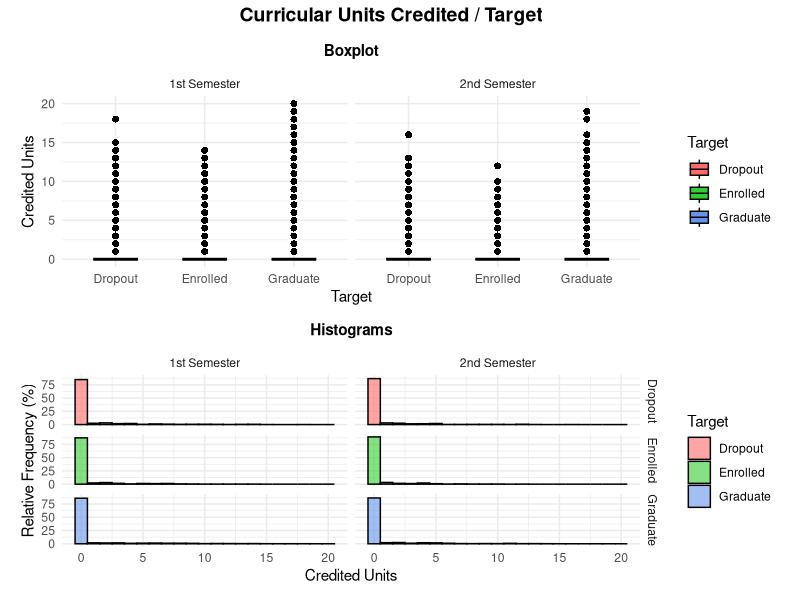
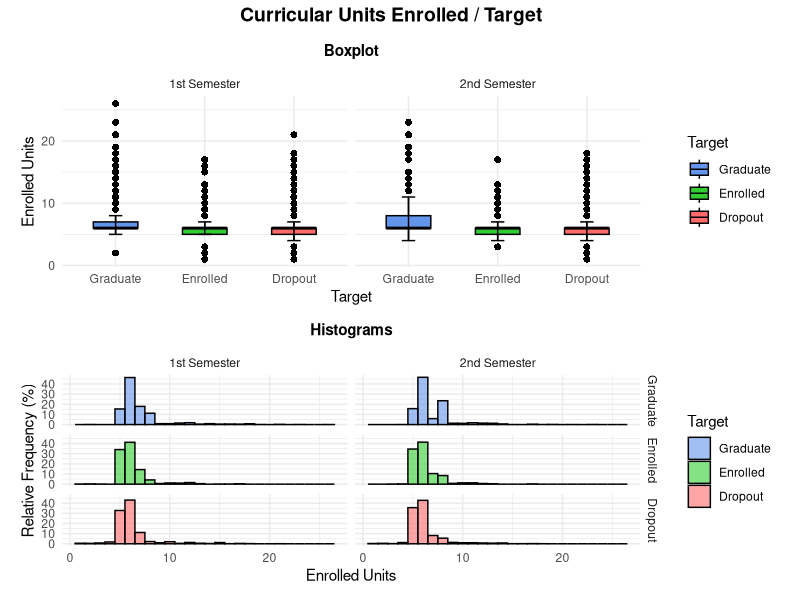
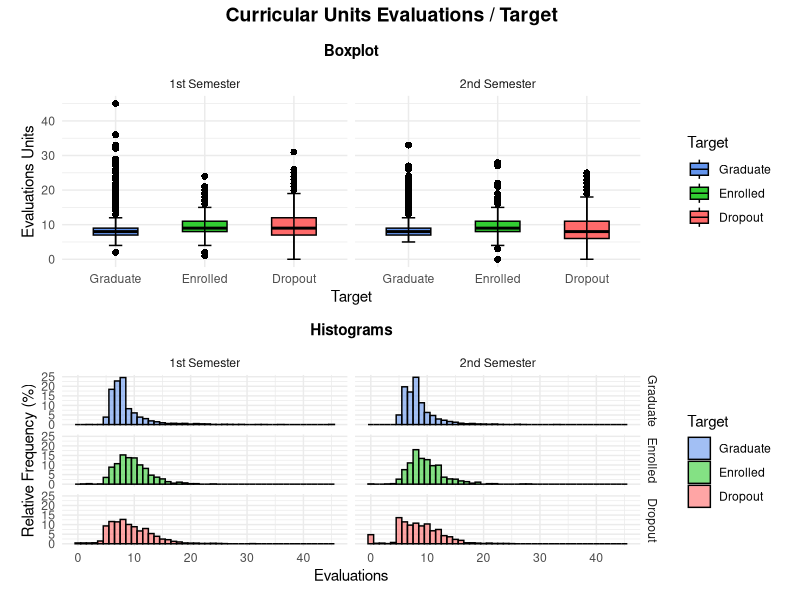
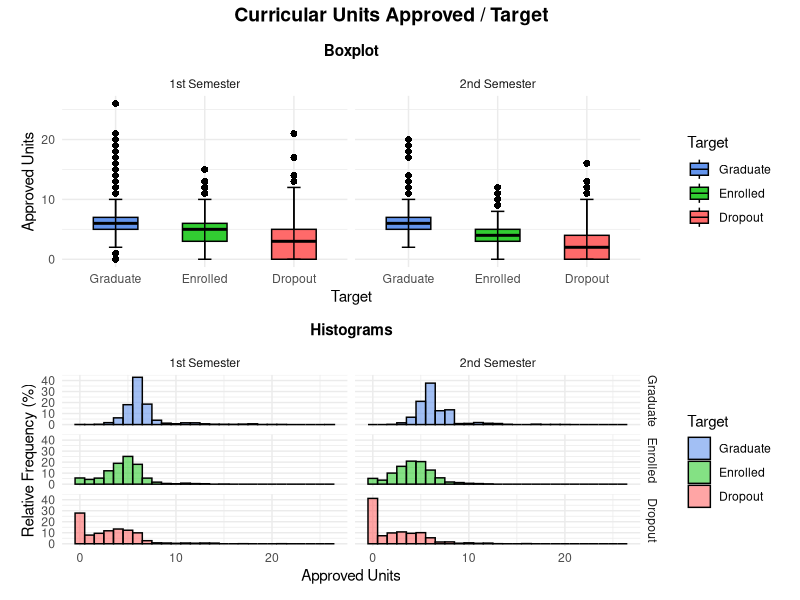
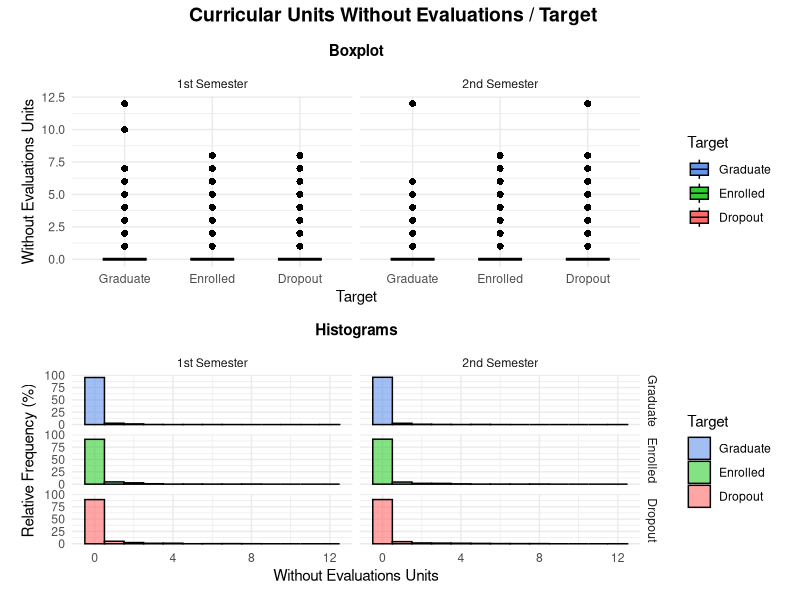
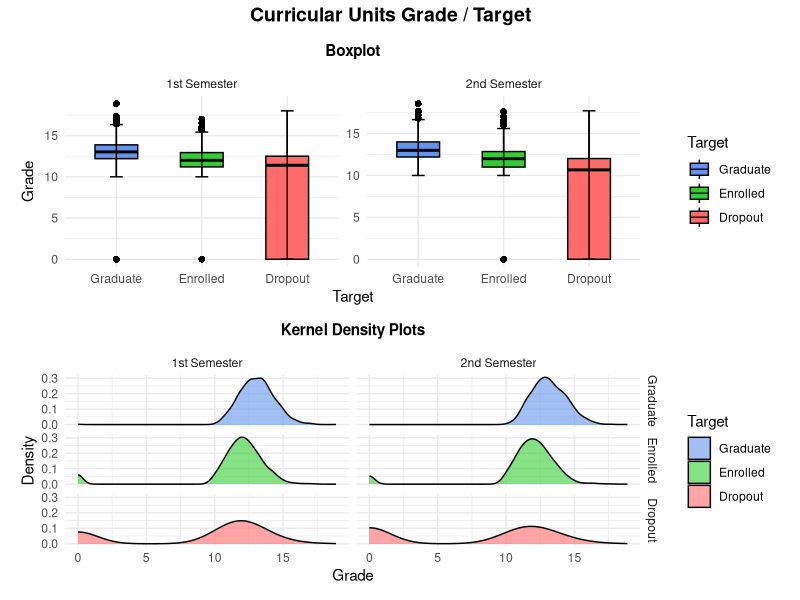
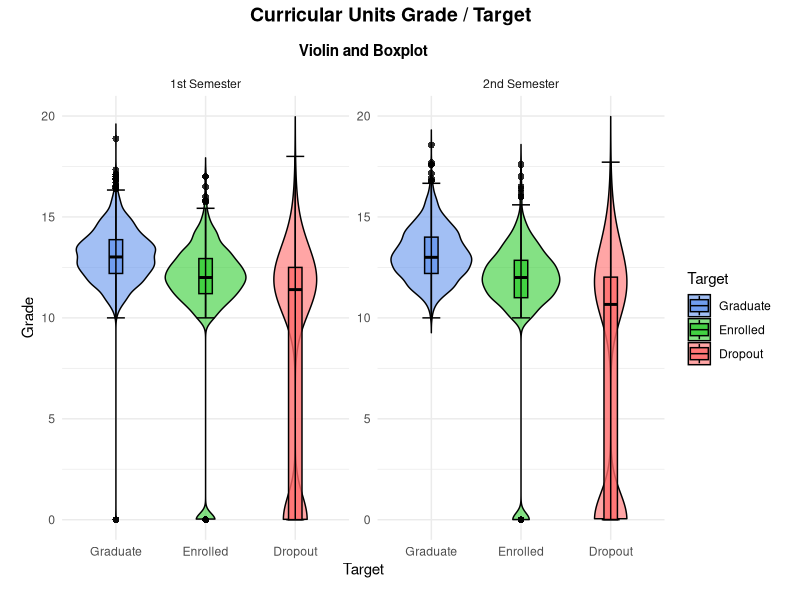

The R source for these figures, in order:
## ---- chunk 1
# Caricamento Dataset
library(here)
library(dplyr)
data <- read.csv(here("dataset/dataMod.csv"), sep = ",", header = TRUE, check.names = FALSE)

# Studenti con valori mancanti (RIMOSSI)
print(data %>%
  filter(`Curricular_units_1st_sem_(enrolled)` == 0 | `Curricular_units_2nd_sem_(enrolled)` == 0))

data <- data %>%
  filter(`Curricular_units_1st_sem_(enrolled)` != 0 & `Curricular_units_2nd_sem_(enrolled)` != 0)

# Studenti che hanno dati solo per la feature enrolled ma non hanno mai fatto esami (RIMOSSI)
print(data %>%
  filter(`Curricular_units_1st_sem_(evaluations)` == 0 & `Curricular_units_2nd_sem_(evaluations)` == 0))

data <- data %>%
  filter(`Curricular_units_1st_sem_(evaluations)` != 0 | `Curricular_units_2nd_sem_(evaluations)` != 0)

print(data %>%
  filter(`Curricular_units_1st_sem_(approved)` == 0 & `Curricular_units_2nd_sem_(approved)` == 0))
## ---- chunk 2


# CURRICULAR UNITS 1ST & 2ND SEM (CREDITED)
# Librerie
library(ggplot2)
library(dplyr)
library(tidyr)
library(patchwork)



# Riorganizzazione dei dati in formato long
data_long <- data %>% 
  pivot_longer(cols = c(`Curricular_units_1st_sem_(credited)`, `Curricular_units_2nd_sem_(credited)`),
               names_to = "Semester", values_to = "Credited_Units") %>%
  mutate(Semester = recode(Semester, 
                           "Curricular_units_1st_sem_(credited)" = "1st Semester", 
                           "Curricular_units_2nd_sem_(credited)" = "2nd Semester"))

# Creazione del boxplot con entrambi i semestri
box_plot <- ggplot(data_long, aes(x = Target, y = Credited_Units, fill = Target)) +
  geom_boxplot(outlier.shape = 16, outlier.size = 2, notch = FALSE, width = 0.5, color = "black") +
  stat_boxplot(geom = "errorbar", width = 0.15, color = "black") +
  facet_wrap(~Semester) +
  scale_fill_manual(values = c("Graduate" = "#6495ED", "Enrolled" = "#32CD32", "Dropout" = "#FF6A6A")) +  
  labs(subtitle = "Boxplot", 
       x = "Target", 
       y = "Credited Units", 
       fill = "Target") +
  theme_minimal() +
  theme(plot.subtitle = element_text(hjust = 0.5, face = "bold", vjust = 2),
        plot.margin = margin(10, 10, 10, 10))

# Correzione della frequenza relativa degli istogrammi
hist_plot <- ggplot(data_long, aes(x = Credited_Units, fill = Target)) +
  geom_histogram(aes(y = (..count..) / tapply(..count.., ..PANEL.., sum)[..PANEL..] * 100),
                 binwidth = 1, color = "black", position = "identity", alpha = 0.6) +
  facet_grid(Target ~ Semester) +
  scale_fill_manual(values = c("Graduate" = "#6495ED", "Enrolled" = "#32CD32", "Dropout" = "#FF6A6A")) +  
  labs(subtitle = "Histograms", x = "Credited Units", y = "Relative Frequency (%)") +
  theme_minimal() +
  theme(plot.subtitle = element_text(hjust = 0.5, face = "bold", vjust = 2))

# Combinazione dei grafici in un'unica figura con due sezioni
combined_plot <- (box_plot / hist_plot) +
  plot_annotation(title = "Curricular Units Credited / Target") &
  theme(plot.title = element_text(hjust = 0.48, face = "bold", size = 14))

# Salvataggio del grafico in PDF
ggsave("Grafici/Combined_Boxplot_Histograms_Curricular_Units_1st_2nd_Sem_Credited.pdf", plot = combined_plot, width = 16, height = 12)

## ---- chunk 3
# CURRICULAR UNITS 1ST & 2ND SEM (ENROLLED)
# Librerie
library(ggplot2)
library(dplyr)
library(tidyr)
library(patchwork)

# Conversione della variabile numerica in un formato adatto per il boxplot
data$Target <- factor(data$Target, 
                      levels = c("Graduate", "Enrolled", "Dropout"), 
                      labels = c("Graduate", "Enrolled", "Dropout"))

# Riorganizzazione dei dati in formato long
data_long <- data %>% 
  pivot_longer(cols = c(`Curricular_units_1st_sem_(enrolled)`, `Curricular_units_2nd_sem_(enrolled)`),
               names_to = "Semester", values_to = "Enrolled_Units") %>%
  mutate(Semester = recode(Semester, 
                           "Curricular_units_1st_sem_(enrolled)" = "1st Semester", 
                           "Curricular_units_2nd_sem_(enrolled)" = "2nd Semester"))

# Creazione del boxplot con entrambi i semestri
box_plot <- ggplot(data_long, aes(x = Target, y = Enrolled_Units, fill = Target)) +
  geom_boxplot(outlier.shape = 16, outlier.size = 2, notch = FALSE, width = 0.5, color = "black") +
  stat_boxplot(geom = "errorbar", width = 0.15, color = "black") +
  facet_wrap(~Semester) +
  scale_fill_manual(values = c("Graduate" = "#6495ED", "Enrolled" = "#32CD32", "Dropout" = "#FF6A6A")) +  
  labs(subtitle = "Boxplot", 
       x = "Target", 
       y = "Enrolled Units", 
       fill = "Target") +
  theme_minimal() +
  theme(plot.subtitle = element_text(hjust = 0.5, face = "bold", vjust = 2),
        plot.margin = margin(10, 10, 10, 10))

# Correzione della frequenza relativa degli istogrammi
hist_plot <- ggplot(data_long, aes(x = Enrolled_Units, fill = Target)) +
  geom_histogram(aes(y = (..count..) / tapply(..count.., ..PANEL.., sum)[..PANEL..] * 100),
                 binwidth = 1, color = "black", position = "identity", alpha = 0.6) +
  facet_grid(Target ~ Semester) +
  scale_fill_manual(values = c("Graduate" = "#6495ED", "Enrolled" = "#32CD32", "Dropout" = "#FF6A6A")) +  
  labs(subtitle = "Histograms", x = "Enrolled Units", y = "Relative Frequency (%)") +
  theme_minimal() +
  theme(plot.subtitle = element_text(hjust = 0.5, face = "bold", vjust = 2))

# Combinazione dei grafici in un'unica figura con due sezioni
combined_plot <- (box_plot / hist_plot) +
  plot_annotation(title = "Curricular Units Enrolled / Target") &
  theme(plot.title = element_text(hjust = 0.48, face = "bold", size = 14))

# Salvataggio del grafico in PDF
ggsave("Grafici/Combined_Boxplot_Histograms_Curricular_Units_1st_2nd_Sem_Enrolled.pdf", plot = combined_plot, width = 16, height = 12)

## ---- chunk 4
# CURRICULAR UNITS 1ST & 2ND SEM (EVALUATIONS)
# Librerie
library(ggplot2)
library(dplyr)
library(tidyr)
library(patchwork)

# Conversione della variabile numerica in un formato adatto per il boxplot
data$Target <- factor(data$Target, 
                      levels = c("Graduate", "Enrolled", "Dropout"), 
                      labels = c("Graduate", "Enrolled", "Dropout"))

# Riorganizzazione dei dati in formato long
data_long <- data %>% 
  pivot_longer(cols = c(`Curricular_units_1st_sem_(evaluations)`, `Curricular_units_2nd_sem_(evaluations)`),
               names_to = "Semester", values_to = "Evaluations_Units") %>%
  mutate(Semester = recode(Semester, 
                           "Curricular_units_1st_sem_(evaluations)" = "1st Semester", 
                           "Curricular_units_2nd_sem_(evaluations)" = "2nd Semester"))

# Creazione del boxplot con entrambi i semestri
box_plot <- ggplot(data_long, aes(x = Target, y = Evaluations_Units, fill = Target)) +
  geom_boxplot(outlier.shape = 16, outlier.size = 2, notch = FALSE, width = 0.5, color = "black") +
  stat_boxplot(geom = "errorbar", width = 0.15, color = "black") +
  facet_wrap(~Semester) +
  scale_fill_manual(values = c("Graduate" = "#6495ED", "Enrolled" = "#32CD32", "Dropout" = "#FF6A6A")) +  
  labs(subtitle = "Boxplot", 
       x = "Target", 
       y = "Evaluations Units", 
       fill = "Target") +
  theme_minimal() +
  theme(plot.subtitle = element_text(hjust = 0.5, face = "bold", vjust = 2),
        plot.margin = margin(10, 10, 10, 10))

# Correzione della frequenza relativa degli istogrammi
hist_plot <- ggplot(data_long, aes(x = Evaluations_Units, fill = Target)) +
  geom_histogram(aes(y = (..count..) / tapply(..count.., ..PANEL.., sum)[..PANEL..] * 100),
                 binwidth = 1, color = "black", position = "identity", alpha = 0.6) +
  facet_grid(Target ~ Semester) +
  scale_fill_manual(values = c("Graduate" = "#6495ED", "Enrolled" = "#32CD32", "Dropout" = "#FF6A6A")) +  
  labs(subtitle = "Histograms", x = "Evaluations", y = "Relative Frequency (%)") +
  theme_minimal() +
  theme(plot.subtitle = element_text(hjust = 0.5, face = "bold", vjust = 2))

# Combinazione dei grafici in un'unica figura con due sezioni
combined_plot <- (box_plot / hist_plot) +
  plot_annotation(title = "Curricular Units Evaluations / Target") &
  theme(plot.title = element_text(hjust = 0.48, face = "bold", size = 14))

# Salvataggio del grafico in PDF
ggsave("Grafici/Combined_Boxplot_Histograms_Curricular_Units_1st_2nd_Sem_Evaluations.pdf", plot = combined_plot, width = 16, height = 12)

## ---- chunk 5

# CURRICULAR UNITS 1ST & 2ND SEM (APPROVED)
# Librerie
library(ggplot2)
library(dplyr)
library(tidyr)
library(patchwork)

# Conversione della variabile numerica in un formato adatto per il boxplot
data$Target <- factor(data$Target, 
                      levels = c("Graduate", "Enrolled", "Dropout"), 
                      labels = c("Graduate", "Enrolled", "Dropout"))

# Riorganizzazione dei dati in formato long
data_long <- data %>% 
  pivot_longer(cols = c(`Curricular_units_1st_sem_(approved)`, `Curricular_units_2nd_sem_(approved)`),
               names_to = "Semester", values_to = "Approved_Units") %>%
  mutate(Semester = recode(Semester, 
                           "Curricular_units_1st_sem_(approved)" = "1st Semester", 
                           "Curricular_units_2nd_sem_(approved)" = "2nd Semester"))

# Creazione del boxplot con entrambi i semestri
box_plot <- ggplot(data_long, aes(x = Target, y = Approved_Units, fill = Target)) +
  geom_boxplot(outlier.shape = 16, outlier.size = 2, notch = FALSE, width = 0.5, color = "black") +
  stat_boxplot(geom = "errorbar", width = 0.15, color = "black") +
  facet_wrap(~Semester) +
  scale_fill_manual(values = c("Graduate" = "#6495ED", "Enrolled" = "#32CD32", "Dropout" = "#FF6A6A")) +  
  labs(subtitle = "Boxplot", 
       x = "Target", 
       y = "Approved Units", 
       fill = "Target") +
  theme_minimal() +
  theme(plot.subtitle = element_text(hjust = 0.5, face = "bold", vjust = 2),
        plot.margin = margin(10, 10, 10, 10))

# Correzione della frequenza relativa degli istogrammi
hist_plot <- ggplot(data_long, aes(x = Approved_Units, fill = Target)) +
  geom_histogram(aes(y = (..count..) / tapply(..count.., ..PANEL.., sum)[..PANEL..] * 100),
                 binwidth = 1, color = "black", position = "identity", alpha = 0.6) +
  facet_grid(Target ~ Semester) +
  scale_fill_manual(values = c("Graduate" = "#6495ED", "Enrolled" = "#32CD32", "Dropout" = "#FF6A6A")) +  
  labs(subtitle = "Histograms", x = "Approved Units", y = "Relative Frequency (%)") +
  theme_minimal() +
  theme(plot.subtitle = element_text(hjust = 0.5, face = "bold", vjust = 2))

# Combinazione dei grafici in un'unica figura con due sezioni
combined_plot <- (box_plot / hist_plot) +
  plot_annotation(title = "Curricular Units Approved / Target") &
  theme(plot.title = element_text(hjust = 0.48, face = "bold", size = 14))

# Salvataggio del grafico in PDF
ggsave("Grafici/Combined_Boxplot_Histograms_Curricular_Units_1st_2nd_Sem_Approved.pdf", plot = combined_plot, width = 16, height = 12)
## ---- chunk 6
# CURRICULAR UNITS 1ST & 2ND SEM (WITHOUT EVALUATIONS)
# Librerie
library(ggplot2)
library(dplyr)
library(tidyr)
library(patchwork)

# Conversione della variabile numerica in un formato adatto per il boxplot
data$Target <- factor(data$Target, 
                      levels = c("Graduate", "Enrolled", "Dropout"), 
                      labels = c("Graduate", "Enrolled", "Dropout"))

# Riorganizzazione dei dati in formato long
data_long <- data %>% 
  pivot_longer(cols = c(`Curricular_units_1st_sem_(without_evaluations)`, `Curricular_units_2nd_sem_(without_evaluations)`),
               names_to = "Semester", values_to = "Without_Evaluations_Units") %>%
  mutate(Semester = recode(Semester, 
                           "Curricular_units_1st_sem_(without_evaluations)" = "1st Semester", 
                           "Curricular_units_2nd_sem_(without_evaluations)" = "2nd Semester"))

# Creazione del boxplot con entrambi i semestri
box_plot <- ggplot(data_long, aes(x = Target, y = Without_Evaluations_Units, fill = Target)) +
  geom_boxplot(outlier.shape = 16, outlier.size = 2, notch = FALSE, width = 0.5, color = "black") +
  stat_boxplot(geom = "errorbar", width = 0.15, color = "black") +
  facet_wrap(~Semester) +
  scale_fill_manual(values = c("Graduate" = "#6495ED", "Enrolled" = "#32CD32", "Dropout" = "#FF6A6A")) +  
  labs(subtitle = "Boxplot", 
       x = "Target", 
       y = "Without Evaluations Units", 
       fill = "Target") +
  theme_minimal() +
  theme(plot.subtitle = element_text(hjust = 0.5, face = "bold", vjust = 2),
        plot.margin = margin(10, 10, 10, 10))

# Correzione della frequenza relativa degli istogrammi
hist_plot <- ggplot(data_long, aes(x = Without_Evaluations_Units, fill = Target)) +
  geom_histogram(aes(y = (..count..) / tapply(..count.., ..PANEL.., sum)[..PANEL..] * 100),
                 binwidth = 1, color = "black", position = "identity", alpha = 0.6) +
  facet_grid(Target ~ Semester) +
  scale_fill_manual(values = c("Graduate" = "#6495ED", "Enrolled" = "#32CD32", "Dropout" = "#FF6A6A")) +  
  labs(subtitle = "Histograms", x = "Without Evaluations Units", y = "Relative Frequency (%)") +
  theme_minimal() +
  theme(plot.subtitle = element_text(hjust = 0.5, face = "bold", vjust = 2))

# Combinazione dei grafici in un'unica figura con due sezioni
combined_plot <- (box_plot / hist_plot) +
  plot_annotation(title = "Curricular Units Without Evaluations / Target") &
  theme(plot.title = element_text(hjust = 0.48, face = "bold", size = 14))

# Salvataggio del grafico in PDF
ggsave("Grafici/Combined_Boxplot_Histograms_Curricular_Units_1st_2nd_Sem_Without_Evaluations.pdf", plot = combined_plot, width = 16, height = 12)

## ---- chunk 7

# CURRICULAR UNITS 1ST & 2ND SEM (GRADE)
# Librerie
library(ggplot2)
library(dplyr)
library(tidyr)
library(patchwork)

# Conversione della variabile Target in un fattore
data$Target <- factor(data$Target, 
                      levels = c("Graduate", "Enrolled", "Dropout"), 
                      labels = c("Graduate", "Enrolled", "Dropout"))

# Riorganizzazione dei dati in formato long
data_long <- data %>% 
  pivot_longer(
    cols = c(`Curricular_units_1st_sem_(grade)`, `Curricular_units_2nd_sem_(grade)`),
    names_to = "Semester", 
    values_to = "Grade"
  ) %>%
  mutate(Semester = recode(Semester, 
                           "Curricular_units_1st_sem_(grade)" = "1st Semester", 
                           "Curricular_units_2nd_sem_(grade)" = "2nd Semester"))

# Creazione del boxplot per entrambi i semestri
box_plot <- ggplot(data_long, aes(x = Target, y = Grade, fill = Target)) +
  geom_boxplot(outlier.shape = 16, outlier.size = 2, width = 0.5, color = "black") +
  stat_boxplot(geom = "errorbar", width = 0.15, color = "black") +
  facet_wrap(~Semester, scales = "free_y") +
  scale_fill_manual(values = c("Graduate" = "#6495ED", "Enrolled" = "#32CD32", "Dropout" = "#FF6A6A")) +  
  labs(subtitle = "Boxplot", 
       x = "Target", 
       y = "Grade", 
       fill = "Target") +
  theme_minimal() +
  theme(
    plot.subtitle = element_text(hjust = 0.5, face = "bold", vjust = 2),
    plot.margin = margin(10, 10, 10, 10)
  )

# Creazione dei kernel density plot con asse y sincronizzato
density_plot <- ggplot(data_long, aes(x = Grade, fill = Target, y = ..density..)) +
  geom_density(alpha = 0.6, adjust = 1.2) +
  facet_grid(Target ~ Semester, scales = "fixed") +  # asse y sincronizzato per tutti i grafici
  scale_fill_manual(values = c("Graduate" = "#6495ED", "Enrolled" = "#32CD32", "Dropout" = "#FF6A6A")) +  
  labs(subtitle = "Kernel Density Plots", x = "Grade", y = "Density") +
  theme_minimal() +
  theme(
    plot.subtitle = element_text(hjust = 0.5, face = "bold", vjust = 2)
  )

# Combinazione dei grafici in un'unica figura
combined_plot <- (box_plot / density_plot) +
  plot_annotation(title = "Curricular Units Grade / Target") &
  theme(plot.title = element_text(hjust = 0.48, face = "bold", size = 14))

# Salvataggio del grafico in PDF
ggsave("Grafici/Combined_Boxplot_Density_Curricular_Units_1st_2nd_Sem_Grade.pdf", 
       plot = combined_plot, width = 16, height = 12)

## ---- chunk 8

# CURRICULAR UNITS 1ST & 2ND SEM (GRADE)
# Librerie
library(ggplot2)
library(dplyr)
library(tidyr)
library(patchwork)

# Conversione della variabile numerica in un formato adatto per il violin plot
data$Target <- factor(data$Target, 
                      levels = c("Graduate", "Enrolled", "Dropout"), 
                      labels = c("Graduate", "Enrolled", "Dropout"))

# Riorganizzazione dei dati in formato long
data_long <- data %>% 
  pivot_longer(cols = c(`Curricular_units_1st_sem_(grade)`, `Curricular_units_2nd_sem_(grade)`),
               names_to = "Semester", values_to = "Grade") %>%
  mutate(Semester = recode(Semester, 
                           "Curricular_units_1st_sem_(grade)" = "1st Semester", 
                           "Curricular_units_2nd_sem_(grade)" = "2nd Semester"))

# Creazione del violin plot con boxplot sovrapposto e outlier visibili
violin_box_plot <- ggplot(data_long, aes(x = Target, y = Grade, fill = Target)) +
  geom_violin(trim = FALSE, alpha = 0.6, color = "black") +
  geom_boxplot(width = 0.15, color = "black", outlier.shape = 16, outlier.size = 2, alpha = 0.8) +
  stat_boxplot(geom = "errorbar", width = 0.2, color = "black") +
  facet_wrap(~Semester, scales = "free_y") +
  scale_fill_manual(values = c("Graduate" = "#6495ED", "Enrolled" = "#32CD32", "Dropout" = "#FF6A6A")) +  
  labs(subtitle = "Violin and Boxplot", 
       x = "Target", 
       y = "Grade", 
       fill = "Target") +
  theme_minimal() +
  theme(plot.subtitle = element_text(hjust = 0.5, face = "bold", vjust = 2),
        plot.margin = margin(10, 10, 10, 10)) +
  ylim(0, 20)

# Combinazione dei grafici in un'unica figura
combined_plot <- violin_box_plot +
  plot_annotation(title = "Curricular Units Grade / Target") &
  theme(plot.title = element_text(hjust = 0.48, face = "bold", size = 14))

# Salvataggio del grafico in PDF
ggsave("Grafici/Combined_Violin_Boxplot_Curricular_Units_1st_2nd_Sem_Grade.pdf", plot = combined_plot, width = 16, height = 12)

